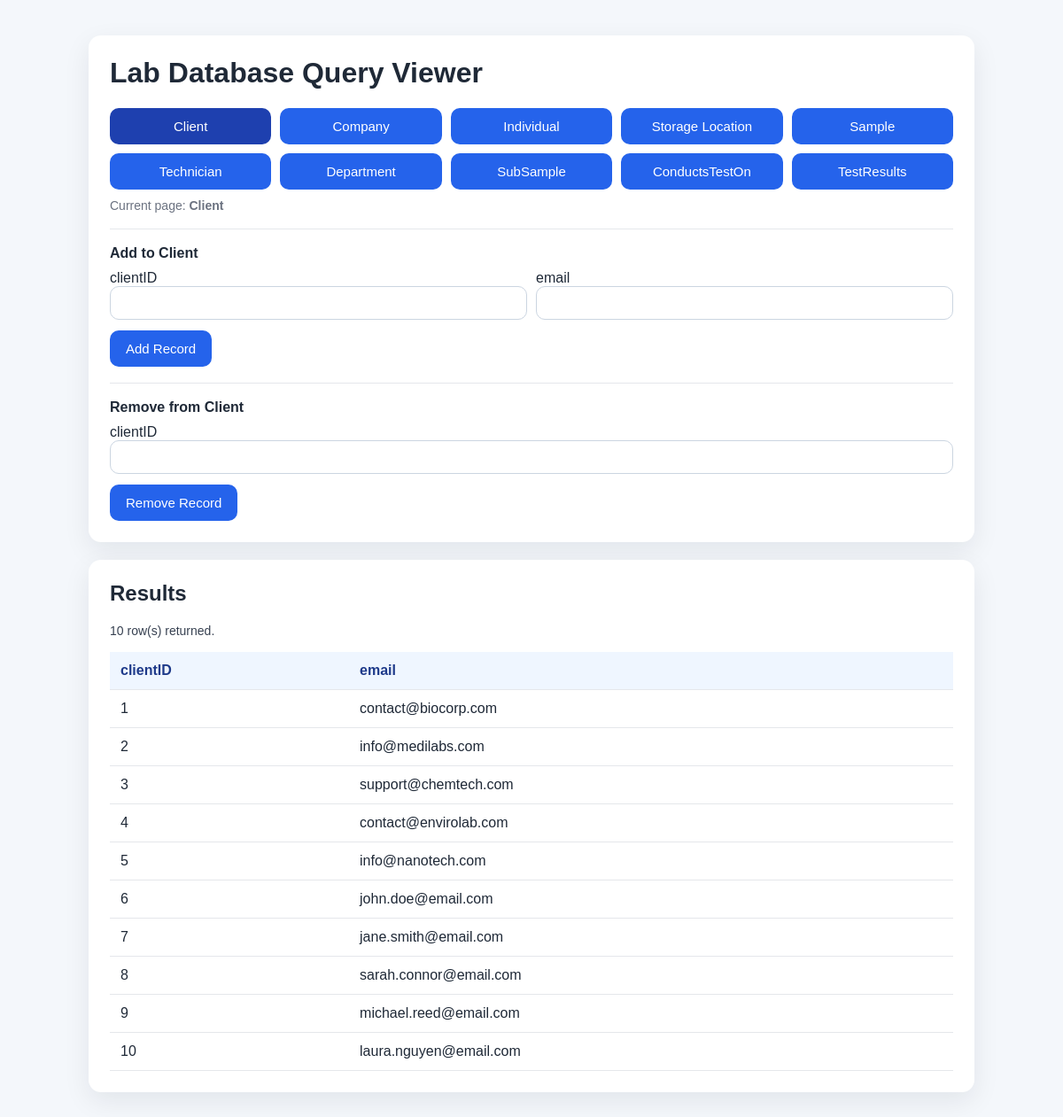
Screenshot of /client with the database file from the repository.
### tables this page shows
CREATE TABLE Client (
	clientID INT NOT NULL,
	email VARCHAR(50),
	PRIMARY KEY (clientID)
);

### flaskMain.py (the view, shortened to what this page needs)
@app.route("/<table_key>", methods=["GET", "POST"])
def table_page(table_key):
    if table_key not in TABLE_QUERIES:
        return "Category not found.", 404
    columns = []
    results = []
    error = None
    action_message = None
    selected_label = TABLE_LABELS[table_key]
    query = TABLE_QUERIES[table_key]
    if error is None:
        try:
            columns, results = run_select_query(query)
        except sqlite3.Error as exc:
            error = str(exc)
    return render_template(
        'home.html',
        query=query,
        selected_table=table_key,
        selected_label=selected_label,
        table_labels=TABLE_LABELS,
        table_fields=TABLE_FIELDS[table_key],
        delete_fields=TABLE_PRIMARY_KEYS[table_key],
        columns=columns,
        results=results,
        error=error,
        action_message=action_message,
    )

### flaskMain.py (called while the page is built)
def dict_factory(cursor, row):
    d = {}
    for idx, col in enumerate(cursor.description):
        d[col[0]] = row[idx]
    return d

def get_connection():
    conn = sqlite3.connect('samples.db')
    conn.execute("PRAGMA foreign_keys = ON")
    return conn

def run_select_query(query):
    conn = get_connection()
    conn.row_factory = dict_factory
    try:
        cursor = conn.cursor()
        cursor.execute(query)
        results = cursor.fetchall()
        columns = [column[0] for column in cursor.description] if cursor.description else []
        return columns, results
    finally:
        conn.close()

### templates/home.html (shortened to what this page needs)
<!DOCTYPE html>
<html lang="en">
<head>
</head>
<body>
    <div class="page">
        <div class="card">
            <h1>Lab Database Query Viewer</h1>
            <div class="button-grid">
                {% for table_key, label in table_labels.items() %}
                    <a
                        href="/{{ table_key }}"
                        class="link-btn {% if selected_table == table_key %}active{% endif %}"
                    >
                        {{ label }}
                    </a>
                {% endfor %}
            </div>
            <div class="hint">Current page: <strong>{{ selected_label }}</strong></div>
            <form method="post" class="add-form">
                <strong>Add to {{ selected_label }}</strong>
                <div class="field-grid">
                    {% for field in table_fields %}
                        <div>
                            <label for="add_{{ field }}">{{ field }}</label>
                            <input id="add_{{ field }}" name="{{ field }}" type="text" {% if selected_table == 'sample' and field == 'sID' %}{% else %}required{% endif %}>
                        </div>
                    {% endfor %}
                </div>
                <button type="submit" style="margin-top: 12px;">Add Record</button>
            </form>
            <form method="post" class="delete-form">
                <strong>Remove from {{ selected_label }}</strong>
                <div class="field-grid">
                    {% for field in delete_fields %}
                        <div>
                            <label for="delete_{{ field }}">{{ field }}</label>
                            <input id="delete_{{ field }}" name="{{ field }}" type="text" required>
                        </div>
                    {% endfor %}
                </div>
                <button type="submit" style="margin-top: 12px;">Remove Record</button>
            </form>
        </div>
        <div class="card">
            <h2>Results</h2>
            {% if error %}
                <div class="error">{{ error }}</div>
            {% elif action_message %}
                <div class="success">{{ action_message }}</div>
            {% else %}
                <div class="success">{{ results|length }} row(s) returned.</div>
            {% endif %}
            {% if columns and results %}
                <div class="table-wrap">
                    <table>
                        <thead>
                            <tr>
                                {% for column in columns %}
                                    <th>{{ column }}</th>
                                {% endfor %}
                            </tr>
                        </thead>
                        <tbody>
                            {% for row in results %}
                                <tr>
                                    {% for column in columns %}
                                        <td>{{ row[column] }}</td>
                                    {% endfor %}
                                </tr>
                            {% endfor %}
                        </tbody>
                    </table>
                </div>
            {% elif not error %}
                <div class="empty">No data matched this query.</div>
            {% endif %}
        </div>
    </div>
</body>
</html>

### templates/home.html (style rules this page uses)
:root { color-scheme: light; font-family: Arial, Helvetica, sans-serif; }
body { margin: 0; background: #f4f7fb; color: #1f2937; }
.page { max-width: 1000px; margin: 40px auto; padding: 0 20px; }
.card { background: #ffffff; border-radius: 14px; padding: 24px; box-shadow: 0 10px 30px rgba(15, 23, 42, 0.08); margin-bottom: 20px; }
h1, h2 { margin-top: 0; }
.button-grid { display: grid; grid-template-columns: repeat(auto-fit, minmax(180px, 1fr)); gap: 10px; margin-top: 16px; }
.link-btn { display: inline-block; text-align: center; text-decoration: none; background: #2563eb; color: white; border-radius: 10px; padding: 12px 18px; font-size: 15px; }
.link-btn.active { background: #1e40af; }
button { background: #2563eb; color: white; border: none; border-radius: 10px; padding: 12px 18px; font-size: 15px; cursor: pointer; }
.hint { margin-top: 10px; font-size: 14px; color: #6b7280; }
.success { margin-bottom: 16px; font-size: 14px; color: #374151; }
.add-form { margin-top: 18px; padding-top: 18px; border-top: 1px solid #e5e7eb; }
.delete-form { margin-top: 18px; padding-top: 18px; border-top: 1px solid #e5e7eb; }
.field-grid { display: grid; grid-template-columns: repeat(auto-fit, minmax(220px, 1fr)); gap: 10px; margin-top: 10px; }
input[type="text"] { width: 100%; padding: 10px; border: 1px solid #cbd5e1; border-radius: 10px; box-sizing: border-box; font-size: 14px; }
.table-wrap { overflow-x: auto; }
table { width: 100%; border-collapse: collapse; min-width: 600px; }
th, td { text-align: left; padding: 12px; border-bottom: 1px solid #e5e7eb; }
th { background: #eff6ff; color: #1e3a8a; }

### rows the page displays
Client: clientID "1" "contact@biocorp.com"
Client: clientID "2" "info@medilabs.com"
Client: clientID "3" "support@chemtech.com"
Client: clientID "4" "contact@envirolab.com"
Client: clientID "5" "info@nanotech.com"
Client: clientID "6" "john.doe@email.com"
Client: clientID "7" "jane.smith@email.com"
Client: clientID "8" "sarah.connor@email.com"
Client: clientID "9" "michael.reed@email.com"
Client: clientID "10" "laura.nguyen@email.com"

### other values shown
{{ label }} "Client" "Company" "Individual" "Storage Location" "Sample" "Technician" "Department" "SubSample" "ConductsTestOn" "TestResults"
{{ selected_label }} "Client"
{{ field }} "clientID" "email"
{{ field }} "clientID"
{{ results|length }} "10"
{{ column }} "clientID" "email"
